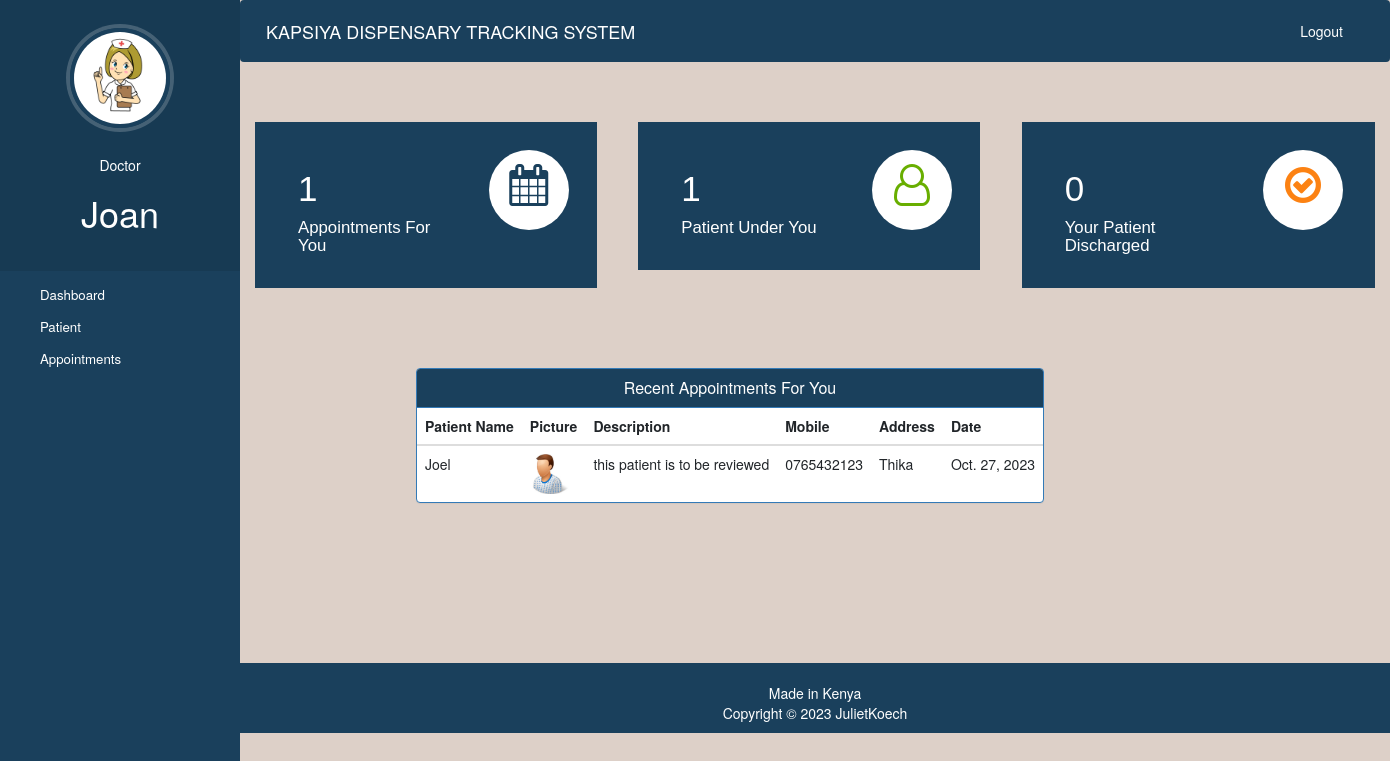
Page /doctor-dashboard (signed in) on the committed database.
### kapsiya/models.py (models this page shows, shortened)
class Appointment(models.Model):
    patientId=models.PositiveIntegerField(null=True)
    doctorId=models.PositiveIntegerField(null=True)
    patientName=models.CharField(max_length=40,null=True)
    doctorName=models.CharField(max_length=40,null=True)
    appointmentDate=models.DateField(auto_now=True)
    description=models.TextField(max_length=500)
    status=models.BooleanField(default=False)

class Patient(models.Model):
    user=models.OneToOneField(User,on_delete=models.CASCADE)
    profile_pic= models.ImageField(upload_to='profile_pic/PatientProfilePic/',null=True,blank=True)
    address = models.CharField(max_length=40)
    mobile = models.CharField(max_length=20,null=False)
    symptoms = models.CharField(max_length=100,null=False)
    assignedDoctorId = models.PositiveIntegerField(null=True)
    admitDate=models.DateField(auto_now=True)
    status=models.BooleanField(default=False)

### kapsiya/views.py (the view)
# urls.py: path('doctor-dashboard',views.doctor_dashboard_view, name='doctor-dashboard'),
@login_required(login_url='doctorlogin')
@user_passes_test(is_doctor)
def doctor_dashboard_view(request):
    patientcount=models.Patient.objects.all().filter(status=True,assignedDoctorId=request.user.id).count()
    appointmentcount=models.Appointment.objects.all().filter(status=True,doctorId=request.user.id).count()
    patientdischarged=models.PatientDischargeDetails.objects.all().distinct().filter(assignedDoctorName=request.user.first_name).count()
    appointments=models.Appointment.objects.all().filter(status=True,doctorId=request.user.id).order_by('-id')
    patientid=[]
    for a in appointments:
        patientid.append(a.patientId)
    patients=models.Patient.objects.all().filter(status=True,user_id__in=patientid).order_by('-id')
    appointments=zip(appointments,patients)
    mydict={
    'patientcount':patientcount,
    'appointmentcount':appointmentcount,
    'patientdischarged':patientdischarged,
    'appointments':appointments,
    'doctor':models.Nurse.objects.get(user_id=request.user.id), #nurse's profile picture  on the  sidebar
    }
    return render(request,'doctor_dashboard.html',context=mydict)

### kapsiya/views.py (called while the page is built)
def is_doctor(user):
    return user.groups.filter(name='NURSE').exists()

### kapsiya/templates/doctor_dashboard.html
{% extends 'doctor_base.html' %}
{% load static %}
{% block content %}
{%include 'doctor_dashboard_cards.html'%}
<br><br><br><br>
<div class="container">
  <div class="row">
    <div class="panel panel-primary" style="margin-left:15%;">
      <div class="panel-heading" style="text-align:center; background-color:#1a405c;">
        <h6 class="panel-title">Recent Appointments For You</h6>
      </div>
      <table class="table table-hover" id="dev-table">
        <thead>
          <tr>
            <th>Patient Name</th>
            <th>Picture</th>
            <th>Description</th>
            <th>Mobile</th>
            <th>Address</th>
            <th>Date</th>
          </tr>
        </thead>
        {% for a,p in appointments %}
        <tr>
          <td>{{a.patientName}}</td>
          <td> <img src="{% static p.profile_pic.url %}" alt="Profile Pic" height="40px" width="40px" /></td>
          <td>{{a.description}}</td>
          <td>{{p.mobile}}</td>
          <td>{{p.address}}</td>
          <td>{{a.appointmentDate}}</td>
        </tr>
        {% endfor %}
      </table>
    </div>
  </div>
</div>
{% endblock content %}

### kapsiya/templates/doctor_base.html (shortened to what this page needs)
<!DOCTYPE html>
{% load static %}
<html lang="en">
<head>
  <link rel="stylesheet" href="https://stackpath.bootstrapcdn.com/bootstrap/4.3.1/css/bootstrap.min.css">
  <link rel="stylesheet" href="https://maxcdn.bootstrapcdn.com/font-awesome/4.7.0/css/font-awesome.min.css">
</head>
<body>
  <nav class="menu" tabindex="0">
    <header class="avatar">
      <img src="{% static 'images/nurse.png' %}" alt="Profile Pic" />
      <br><br>
      <h5>Doctor</h5>
      <h1>{{request.user.first_name}}</h1>
    </header>
    <ul>
      <li tabindex="0" class="icon-dashboard"> <a style="color:white; text-decoration:none;" href="/doctor-dashboard"><span>Dashboard</span></a> </li>
      <li tabindex="0" class="icon-users"> <a style="color:white; text-decoration:none;" href="/doctor-patient"><span>Patient</span></a></li>
      <li tabindex="0" class="icon-calendar"> <a style="color:white; text-decoration:none;" href="/doctor-appointment"><span>Appointments</span></a></li>
    </ul>
  </nav>
  <main>
    <div class="bs-example">
      <nav class="navbar navbar-expand-md  navbar-dark fixed-top" style="background:#1a405c;">
        <a href="/doctor-dashboard" class="navbar-brand">KAPSIYA DISPENSARY  TRACKING SYSTEM</a>
        <div class="collapse navbar-collapse justify-content-between" id="navbarCollapse">
          <div class="navbar-nav" style=" margin-left: 90%;">
            <a href="/logout" class="nav-item nav-link" style="color: white;">Logout</a>
          </div>
        </div>
      </nav>
    </div>
    <br><br>
    {% block content %}
    {% endblock content %}
    <br><br><br><br><br><br><br>
    <footer>
      <br>
      <div class="container">
        <div class="row">
          <div class="col-md-12 col-sm-12">
            <div style="color:#ffffff;" class="wow fadeInUp footer-copyright">
              <p>Made in Kenya <br>
                Copyright &copy; 2023 JulietKoech </p>
            </div>
          </div>
        </div>
      </div>
    </footer>
  </main>
</body>
</html>

### kapsiya/templates/doctor_base.html (style rules this page uses)
a:link { text-decoration: none; }
a { color: white; }
footer { padding: 0px 0px 0px 0px; background-color: #1a405c; margin: 0px; }
p { text-align: center; }
body { padding-left: 240px; }
main { position: relative; height: 100vh; }
.menu { background: #1a405c; height: 100vh; width: 240px; position: fixed; top: 0px; left: 0; z-index: 5; outline: none; color: white; }
.menu .avatar { background: rgba(0, 0, 0, 0.1); padding: 2em 0.5em; text-align: center; }
.menu .avatar img { width: 100px; border-radius: 50%; overflow: hidden; border: 4px solid #1a405c; box-shadow: 0 0 0 4px rgba(255, 255, 255, 0.2); }
.menu ul { list-style: none; padding: 0.5em 0; margin: 0; }
.menu ul li { padding: 0.5em 1em 0.5em 3em; font-size: 0.95em; font-weight: regular; background-repeat: no-repeat; background-position: left 15px center; background-size: auto 20px; transition: all 0.15s linear; cursor: pointer; }
.menu ul li.icon-dashboard { background-image: url("http://www.entypo.com/images//gauge.svg"); }
.menu ul li.icon-users { background-image: url("http://www.entypo.com/images//users.svg"); }
.menu ul li.icon-calendar { background-image: url("http://www.entypo.com/images//calendar.svg"); }

### kapsiya/templates/doctor_dashboard_cards.html (style rules this page uses)
body { background-color: #ddd0c8 !important; }

### rows in the picture
Appointment: patientName "Joel", profile_pic (picture), description "this patient is to be reviewed", mobile "0765432123", address "Thika", appointmentDate "Oct. 27, 2023"

### other values in the picture
{{ request.user.first_name }} "Joan"
{{ appointmentcount }} "1"
{{ patientcount }} "1"
{{ patientdischarged }} "0"
